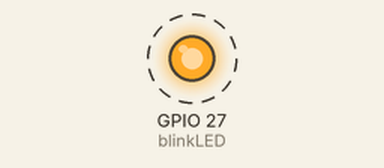
A sketch run on a simulated ESP32. On the bench: output pins drawn as LEDs (lit = HIGH). Dashed ring = blinking.

Above: at 0.5 s.
Timing chart, 0 to 4.6 s (numbered marks = the images above):
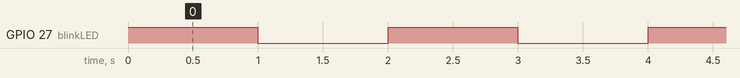

Measured:
- by itself, GPIO 27 (blinkLED): alternates HIGH for 1.0 s and LOW for 1.0 s

The sketch:

001_BlinkLED.ino
```cpp
/*
  Blinking LED

  Turns an LED on for one second, then off for one second, repeatedly.
  The circuit:
  - RED LED attached from pin 27 to ground.

  by more2Learn
*/
const int blinkLED = 27;    // assign digital pin 12 for the LED to blink
const int onTime=1000;      // duration of LED to stay ON in milli-seconds
const int offTime=1000;     // duration of LED to stay OFF in milli-seconds

// setup code goes here, to run once:
void setup() {
  pinMode(blinkLED , OUTPUT);
}


// the main code which runs repeatedly:
void loop() {
  digitalWrite(blinkLED, HIGH);   // turn the LED on (HIGH is the voltage level)
  delay(onTime);                       // wait for a second
  digitalWrite(blinkLED, LOW);    // turn the LED off by making the voltage LOW
  delay(offTime);                       // wait for a second
}
```
